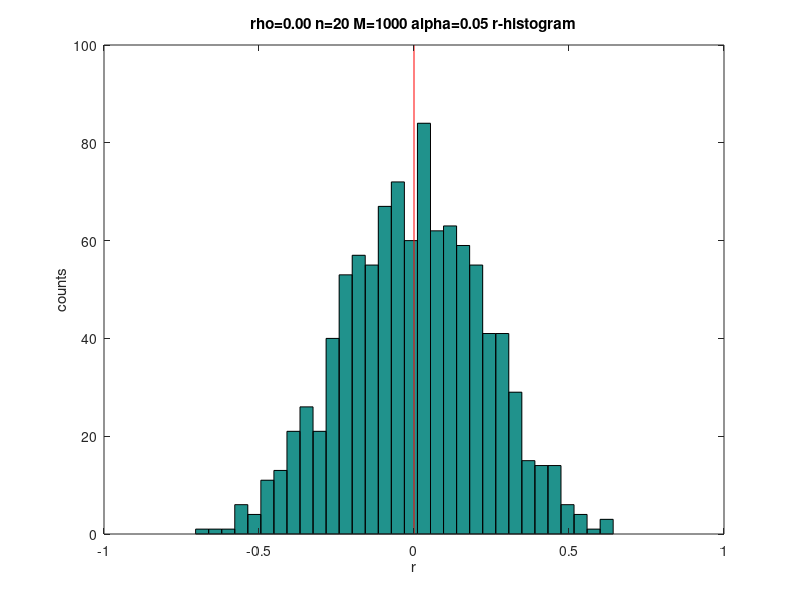
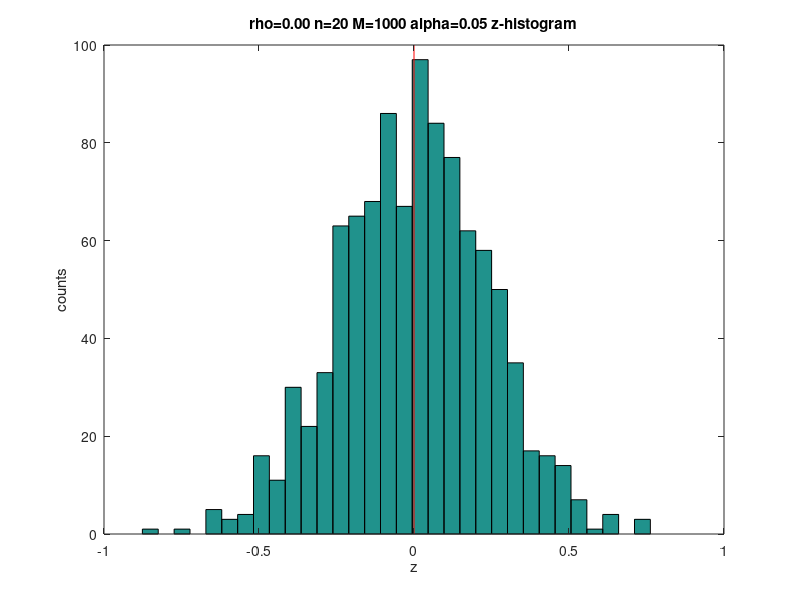
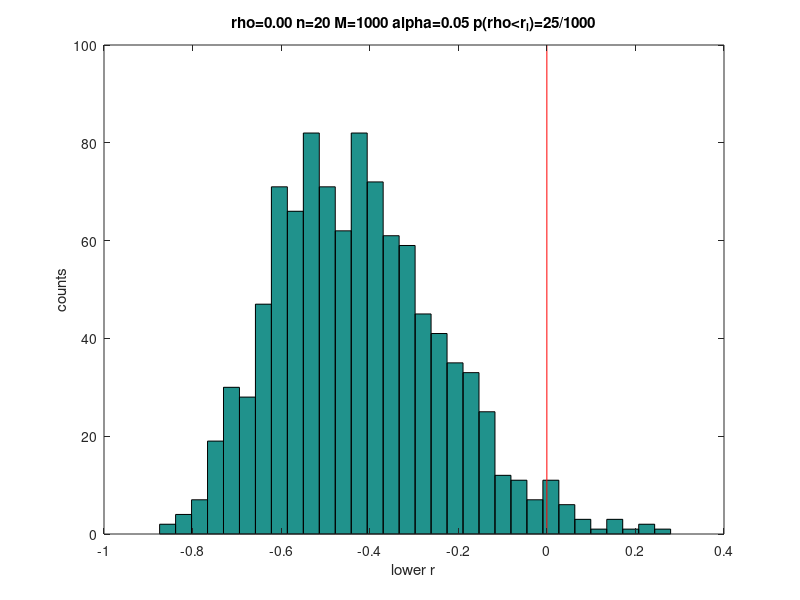
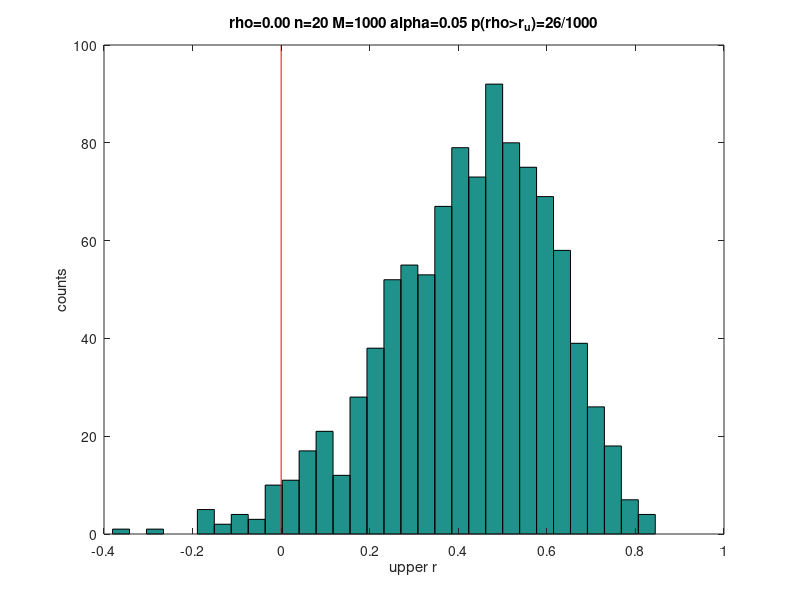

The MATLAB source for these figures, in order:
% Exercise 5.1
rho = 0.0;
n = 20;
M = 1000;
muxV = [0 0]';
sdxV = [1 1]';
bins = round(sqrt(M));
alpha = 0.05;

% randn('state',0);

% (a)
rV = NaN*ones(M,1);
for i=1:M
    xM = mvnrnd(muxV',[sdxV(1)^2 rho; rho sdxV(2)^2],n);
    % xM = xM.^2;
    rM=corrcoef(xM);
    rV(i) = rM(1,2);
end
% confidence interval using Fisher transform (tanh)
zV = 0.5*log((1+rV)./(1-rV));
zcrit = norminv(1-alpha/2);
zsd = sqrt(1/(n-3));
zlV = zV-zcrit*zsd;
zuV = zV+zcrit*zsd;
rlV = (exp(2*zlV)-1)./(exp(2*zlV)+1);
ruV = (exp(2*zuV)-1)./(exp(2*zuV)+1);
% hypothesis test for H0: rho=0 using the t-statistic
tV = rV.*sqrt((n-2)./(1-rV.^2));
tcrit = tinv(1-alpha/2,n-2);

figure(1)
clf
hist(rV,bins)
hold on
ax = axis;
plot(rho*[1 1],[ax(3) ax(4)],'r')
xlabel('r')
ylabel('counts')
title(sprintf('rho=%1.2f n=%d M=%d alpha=%1.2f r-histogram',rho,n,...
    M,alpha))
figure(2)
clf
hist(zV,bins)
hold on
ax = axis;
plot((0.5*log((1+rho)./(1-rho)))*[1 1],[ax(3) ax(4)],'r')
xlabel('z')
ylabel('counts')
title(sprintf('rho=%1.2f n=%d M=%d alpha=%1.2f z-histogram',rho,n,...
    M,alpha))
% CI
figure(3)
clf
hist(rlV,bins)
hold on
ax = axis;
plot(rho*[1 1],[ax(3) ax(4)],'r')
xlabel('lower r')
ylabel('counts')
rholow = length(find(rho<rlV));
title(sprintf('rho=%1.2f n=%d M=%d alpha=%1.2f p(rho<r_l)=%d/%d',rho,n,...
    M,alpha,rholow,M))
figure(4)
clf
hist(ruV,bins)
hold on
ax = axis;
plot(rho*[1 1],[ax(3) ax(4)],'r')
xlabel('upper r')
ylabel('counts')
rhoupp = length(find(rho>ruV));
title(sprintf('rho=%1.2f n=%d M=%d alpha=%1.2f p(rho>r_u)=%d/%d',rho,n,...
    M,alpha,rhoupp,M))
pnotinCI = length(find(rho>rlV & rho<ruV))/M;
fprintf('rho=%1.2f n=%d M=%d 1-alpha=%1.2f p(rho in [rl,ru])=%1.5f \n',...
    rho,n,M,1-alpha,pnotinCI);
% H0
figure(5)
clf
hist(tV,bins)
hold on
ax = axis;
plot(tcrit*[1 1],[ax(3) ax(4)],'r')
plot(-tcrit*[1 1],[ax(3) ax(4)],'r')
xlabel('t-statistic')
ylabel('counts')
ntsig = length(find(abs(tV)<tcrit));
title(sprintf('rho=%1.2f n=%d M=%d alpha=%1.2f p(|t|<t_{%d-2,1-%1.2f/2})=%d/%d',...
    rho,n,M,alpha,n,alpha,ntsig,M))
pval = 1-ntsig/M;
fprintf('rho=%1.2f n=%d M=%d alpha=%1.2f H0(rho=0): p-value=%1.5f \n',...
    rho,n,M,alpha,pval);

